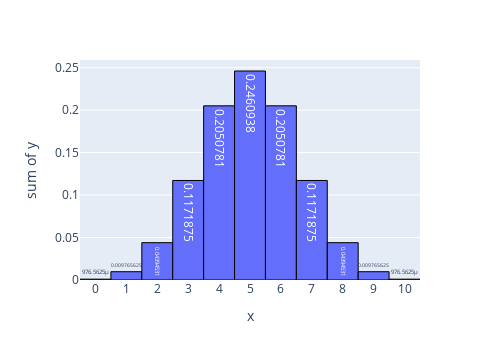

The code cell stored with this chart in its notebook:
### Markdown cell above
# The code below performs the same calculation, but draws the

### Code cell
import plotly.express as px
r_vals = range(11)
dist = [binom.pmf(r, 10, 0.5) for r in r_vals ] 

fig = px.histogram(x = r_vals, y = dist, nbins = 11, width = 500, text_auto = True)
fig.update_traces(marker_line_width=1,marker_line_color="black")
fig.update_layout(
    xaxis = dict(
        tickmode = 'linear',
        tick0 = 0,
        dtick = 1
    )
)
fig.show()

### Figure 1 — Plotly figure (JSON) as saved in the notebook; plotly's stock layout.template omitted (floating-point values rounded to 4 significant figures)
{"data": [{"alignmentgroup": "True", "bingroup": "x", "histfunc": "sum", "hovertemplate": "x=%{x}<br>sum of y=%{y}<extra></extra>", "legendgroup": "", "marker": {"color": "#636efa", "line": {"color": "black", "width": 1}, "pattern": {"shape": ""}}, "name": "", "nbinsx": 11, "offsetgroup": "", "orientation": "v", "showlegend": false, "texttemplate": "%{value}", "type": "histogram", "x": [0, 1, 2, 3, 4, 5, 6, 7, 8, 9, 10], "xaxis": "x", "y": [0.0009766, 0.009766, 0.04395, 0.1172, 0.2051, 0.2461, 0.2051, 0.1172, 0.04395, 0.009766, 0.0009766], "yaxis": "y"}], "layout": {"barmode": "relative", "height": 360, "legend": {"tracegroupgap": 0}, "margin": {"t": 60}, "width": 500, "xaxis": {"anchor": "y", "autorange": true, "domain": [0, 1], "dtick": 1, "range": [-0.5, 10.5], "tick0": 0, "tickmode": "linear", "title": {"text": "x"}, "type": "linear"}, "yaxis": {"anchor": "x", "autorange": true, "domain": [0, 1], "range": [0, 0.259], "title": {"text": "sum of y"}, "type": "linear"}}}
